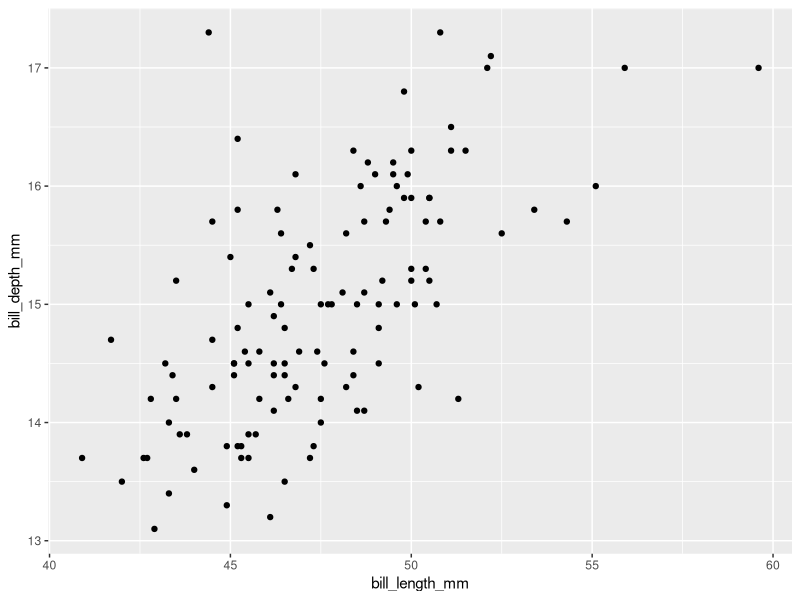
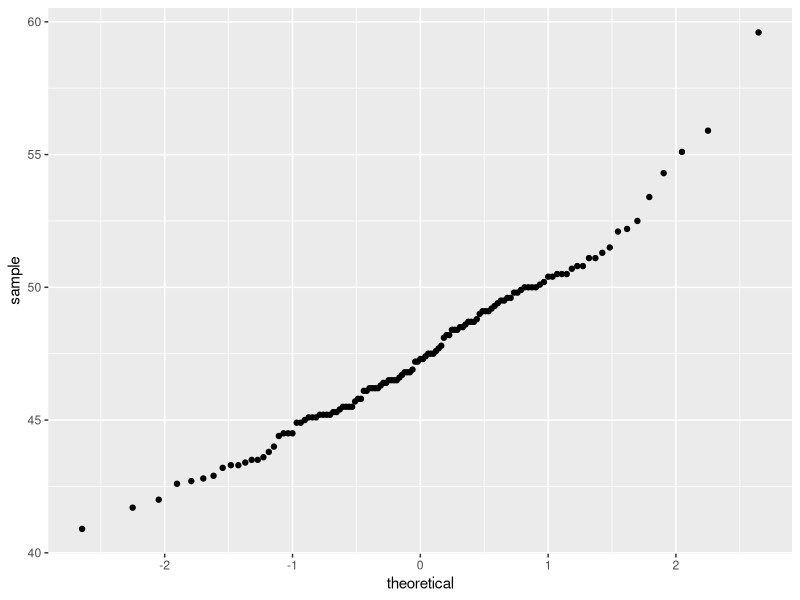
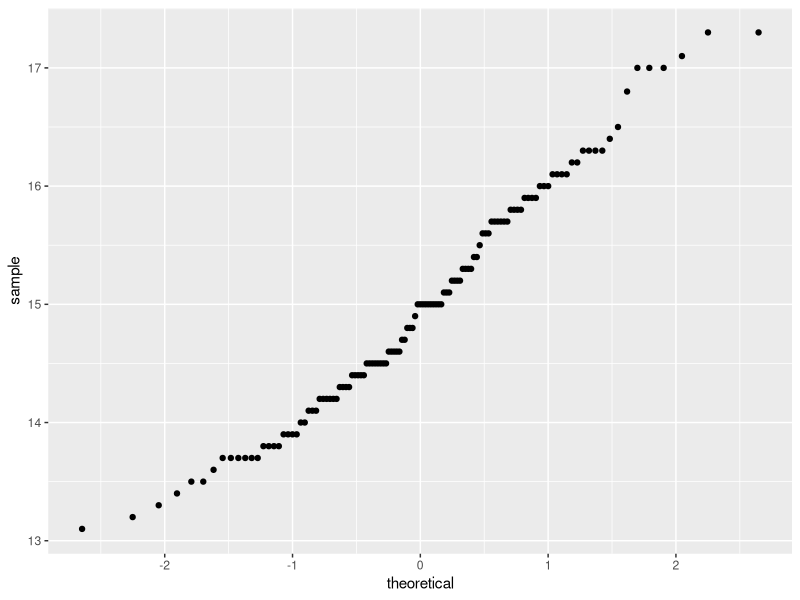
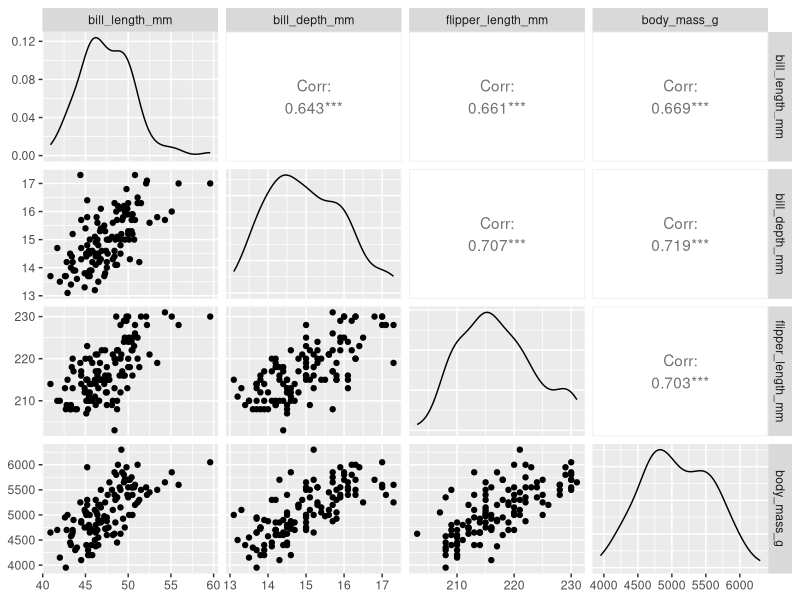
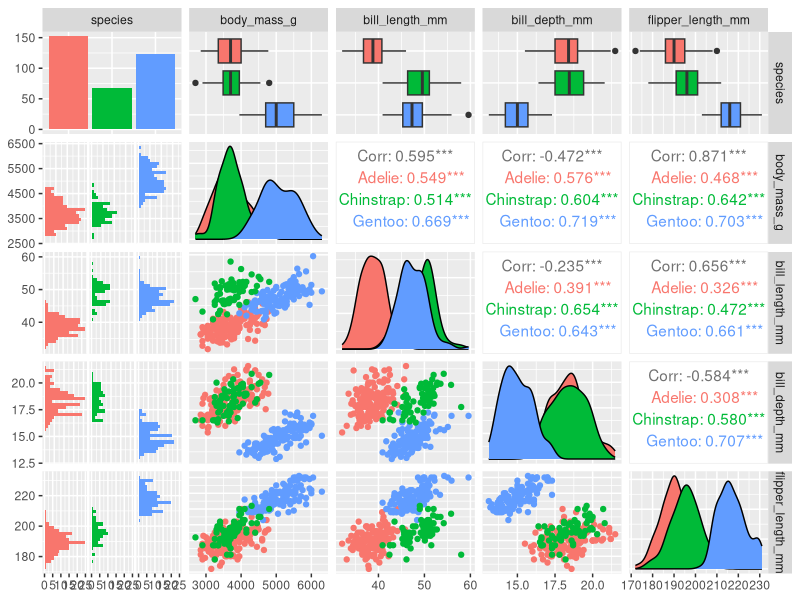

Source code (R) for these figures, in order:
## ---- chunk 1
knitr::opts_chunk$set(fig.width=6, fig.asp = 0.618, collapse=TRUE) 
## ---- chunk 2
library(tidyverse)
library(palmerpenguins)

gentoo = penguins %>% 
  filter(species=="Gentoo")

# Exploratory data analysis:
glimpse(gentoo)
summarize(gentoo)
ggplot() +
  geom_point(aes(x=bill_length_mm, y=bill_depth_mm), data=gentoo)
## ---- chunk 3
# Check normality assumption with a qqplot:
ggplot(gentoo) +
  stat_qq(aes(sample=bill_length_mm))
ggplot(gentoo) +
  stat_qq(aes(sample=bill_depth_mm))
## ---- chunk 4
# cor() returns just the correlation coefficient r
cor(x=gentoo$bill_length_mm, y=gentoo$bill_depth_mm, use="complete.obs")

# cor.test() returns the t-statistic, df, p-value, etc.
cor.test(x=gentoo$bill_length_mm, y=gentoo$bill_depth_mm, use="complete.obs")
## ---- chunk 5
head(gentoo) # Check which columns would be interesting to include in the correlation matrix
cor(gentoo[,3:6], use="complete.obs")
## ---- chunk 6
library(GGally) # ggpairs()

gentoo %>%
  select(bill_length_mm, bill_depth_mm, flipper_length_mm, body_mass_g) %>%
  ggpairs()
## ---- chunk 7
penguins %>%
  select(species, body_mass_g, ends_with("_mm")) %>% # clever way to select variables with names that end in "_mm"
  GGally::ggpairs(aes(color = species))
